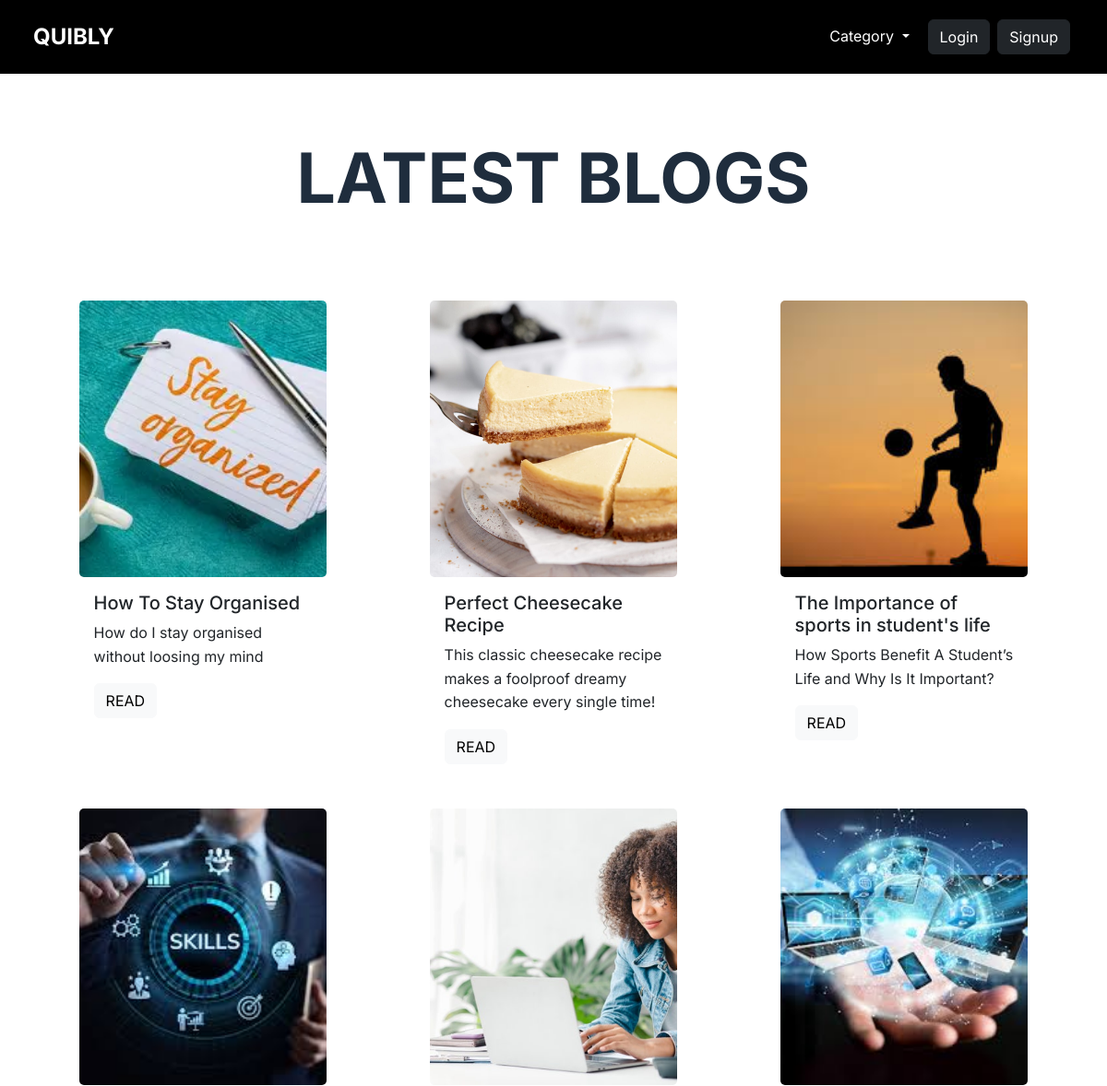
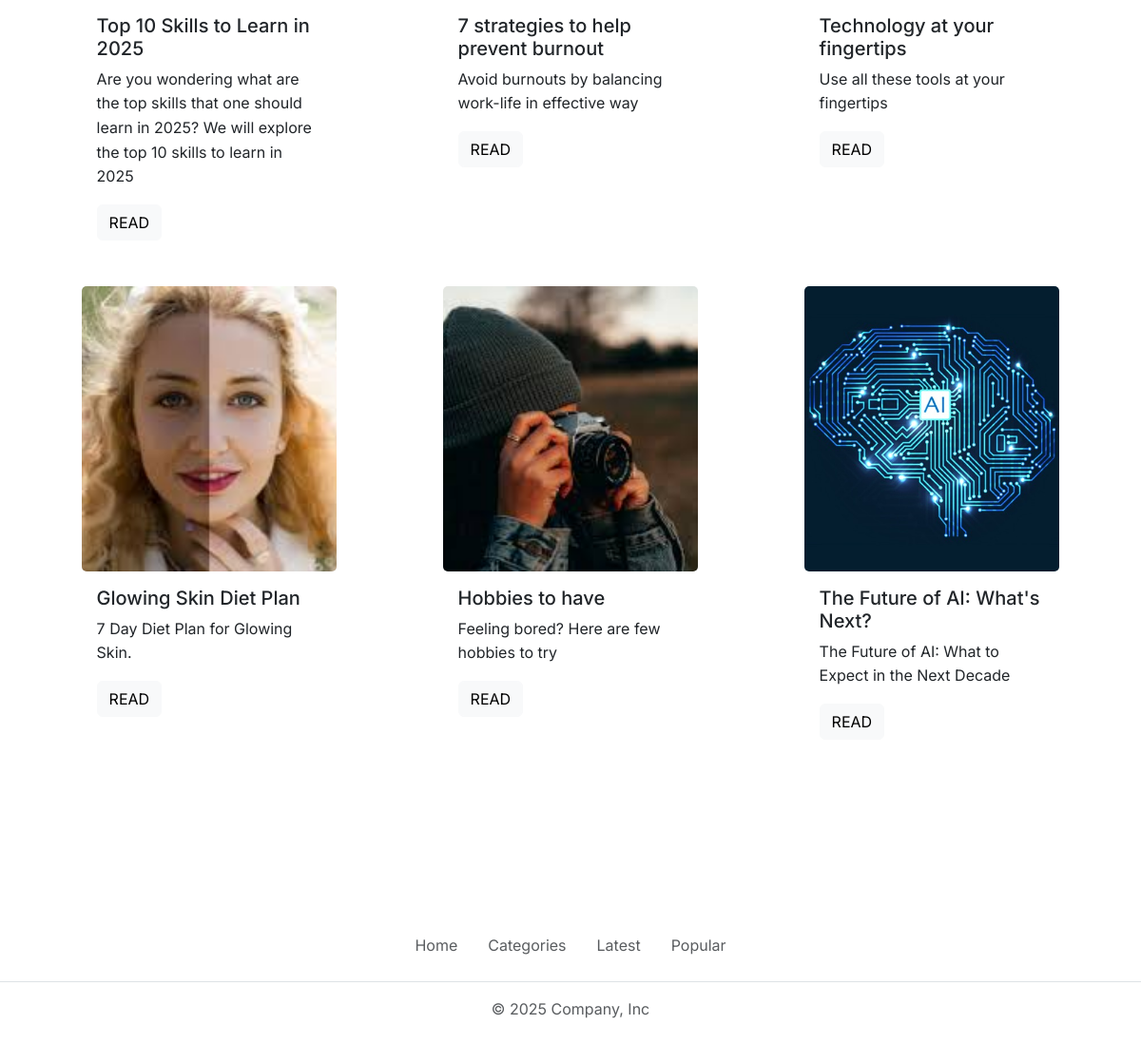
The app's page /latest with its own data (2 pictures, top to bottom).
### index.py (models this page shows, shortened)
class Blog(db.Model):
    id = db.Column(db.Integer, primary_key = True)
    title = db.Column(db.String(100), nullable = False)
    description = db.Column(db.String(200))
    content = db.Column(db.Text, nullable = False)
    views = db.Column(db.Integer, default = 0)
    cover_image = db.Column(db.String(120))
    author = db.Column(db.String(50), nullable = False)
    date_posted = db.Column(db.DateTime, default=lambda: datetime.now(timezone.utc))
    user_id = db.Column(db.Integer, db.ForeignKey('user.id'))
    category = db.Column(db.String(50), nullable = False, default = 'Others')
    read_time = db.Column(db.Integer)

### index.py (the view)
@app.route('/latest')
def latest():
    page=request.args.get('page',1,type=int)         #gets the page number from the URL query, or defaults to 1 if it's not provided.
    latest_blogs = Blog.query.order_by(Blog.date_posted.desc()).paginate(page=page, per_page=12)
    return render_template('latest.html', latest_blogs=latest_blogs)

### templates/latest.html (shortened to what this page needs)
{% extends 'base.html' %}
{% block body %}
<div class="text-wrapper">
    <h1 id="blogs-area" class="latest-blogs fw-bold py-5 text-center" style="font-size: 75px;">LATEST BLOGS</h1>
    <div class="container my-4">
        {% if latest_blogs %}
        <div class="row row-cols-1 row-cols-md-3 row-cols-lg-3">
            {% for blog in latest_blogs %}
            <div class="col d-flex justify-content-center">
                <div class="card border-0 hover-shadow py-3 px-2" style="width: 18rem;">
                    <img src="{{ url_for('static', filename='uploads/' ~ blog.cover_image) }}"
                        class="card-img-top card-img" alt="...">
                    <div class="card-body">
                        <h5 class="card-title">{{blog.title}}</h5>
                        <p class="card-text">{{blog.description}}</p>
                        <a href="{{url_for('read', id=blog.id)}}" class="btn btn-light">READ</a>
                    </div>
                </div>
            </div>
            {% endfor %}
        </div>
    </div>
    {% else %}
    <div class="text-center text-muted mt-5">
        <h5>No blogs found in this category.</h5>
    </div>
    {% endif %}
</div>
{% endblock body %}

### static/style.css (style rules this page uses)
body { background-color:#ffff !important; }
.card { height: 100% !important; display: flex; flex-direction: column; justify-content: space-between; background-color: transparent !important; width: 80% !important; overflow: hidden; }
body { font-family: 'Inter', sans-serif !important; font-size: 16px; line-height: 1.6; color: #1f2d3d; background-color: #f8f9fa; }
.card-img { height: 300px !important; image-rendering: auto; transition: transform 0.3s ease; object-fit: cover !important; }
.text-wrapper { padding-top: 100px !important; }
h1 { font-size: 75px; }

### records on screen
Blog: cover_image (picture), title "How To Stay Organised", description "How do I stay organised without loosing my mind"
Blog: cover_image (picture), title "Perfect Cheesecake Recipe", description "This classic cheesecake recipe makes a foolproof dreamy cheesecake every single time!"
Blog: cover_image (picture), title "The Importance of sports in student's life", description "How Sports Benefit A Student’s Life and Why Is It Important?"
Blog: cover_image (picture), title "Top 10 Skills to Learn in 2025", description "Are you wondering what are the top skills that one should learn in 2025? We will explore the top 10 skills to learn in 2025"
Blog: cover_image (picture), title "7 strategies to help prevent burnout", description "Avoid burnouts by balancing work-life in effective way"
Blog: cover_image (picture), title "Technology at your fingertips", description "Use all these tools at your fingertips"
Blog: cover_image (picture), title "Glowing Skin Diet Plan", description "7 Day Diet Plan for Glowing Skin."
Blog: cover_image (picture), title "Hobbies to have", description "Feeling bored? Here are few hobbies to try"
Blog: cover_image (picture), title "The Future of AI: What's Next?", description "The Future of AI: What to Expect in the Next Decade"
